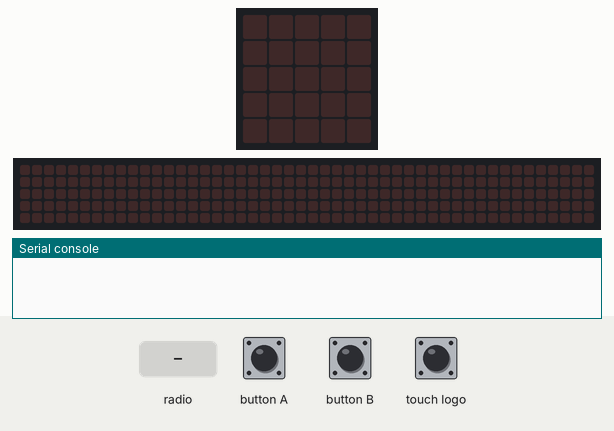
Simulated run of this program. Board: BBC micro:bit (MakeCode). On the bench: the board's 5×5 LED display, a strip that is not on the board, showing the scrolling text unrolled, the last lines printed to the serial console. The test bench sets the inputs (shaded band). No radio messages arrive unless stated (any console line starting 'radio sent:' is added by the test bench); the 48×5 strip is a reading aid, not a part: it shows the text the display is scrolling, unrolled, one strip-width of it at a time.

Above: at 1.2 s.
1.3 s: button B pressed for 0.15 s
At 2.57 s:
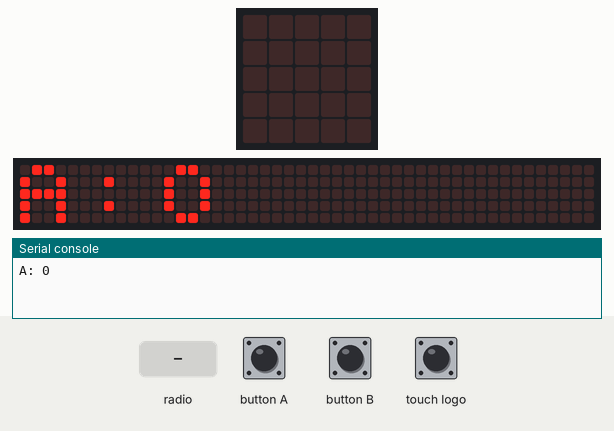
4.3 s: button B pressed for 0.15 s
At 4.97 s:
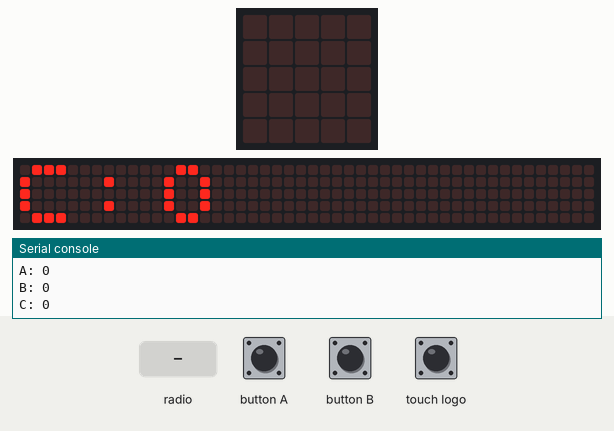
7.3 s: radio message "answer=1" arrives
At 9.77 s:
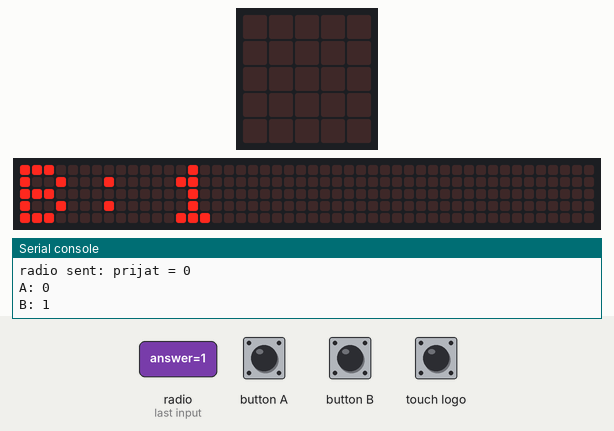

Measured:
- after the input at 1.3 s, the display: changes after 0.15 s (image 1)

The program:

main.ts
```typescript
radio.setGroup(15)
let odpovedi = [ {
    "serial" : 156840,
    "vote" : 0,
}
]
_py.py_array_pop(odpovedi)
let muzehlasovat = true
let zmeneno = false
radio.onReceivedValue(function on_received_value(name: string, value: number) {
    let zmeneno: boolean;
    let serial_num: number;
    let counter: number;

    if (name == "answer" && muzehlasovat) {
        zmeneno = false
        serial_num = radio.receivedPacket(RadioPacketProperty.SerialNumber)
        counter = -1
        for (let o of odpovedi) {
            counter += 1
            if (o["serial"] == serial_num) {
                odpovedi[counter]["vote"] = value
                zmeneno = true
            }

        }
        if (!zmeneno) {
            odpovedi.push( {
                "serial" : serial_num,
                "vote" : value,
            }
            )
        }

        radio.sendValue("prijat", serial_num)
    }

})
// klient může  znova odpovídat
input.onButtonPressed(Button.A, function on_button_pressed_a() {

    if (muzehlasovat) {
        muzehlasovat = false
        radio.sendNumber(0)
    } else {
        muzehlasovat = true
        radio.sendNumber(1)
    }

})
// zobrazování odpovědí
input.onButtonPressed(Button.B, function on_button_pressed_b() {
    let pocet: number;

    for (let i = 0; i < 5; i++) {
        pocet = 0
        for (let p of odpovedi) {
            if (p["vote"] == i) {
                pocet += 1
            }

        }
        console.log(String.fromCharCode(i + 65) + ": " + pocet)
        basic.showString(String.fromCharCode(i + 65) + ":" + pocet, 50)
    }
})
input.onLogoEvent(TouchButtonEvent.Pressed, function on_logo_event_pressed() {

    for (let i = 0; i < odpovedi.length; i++) {
        odpovedi.removeAt(i)
    }
})
```

test.ts
```typescript
// Tady jsou testy. Při použití tohoto balíčku jako rozšíření nebude zkompilováno.
```
